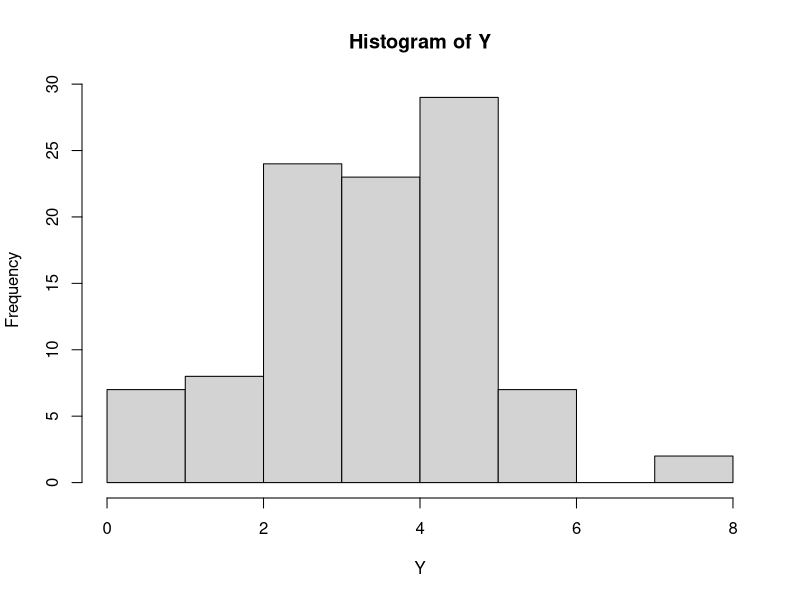
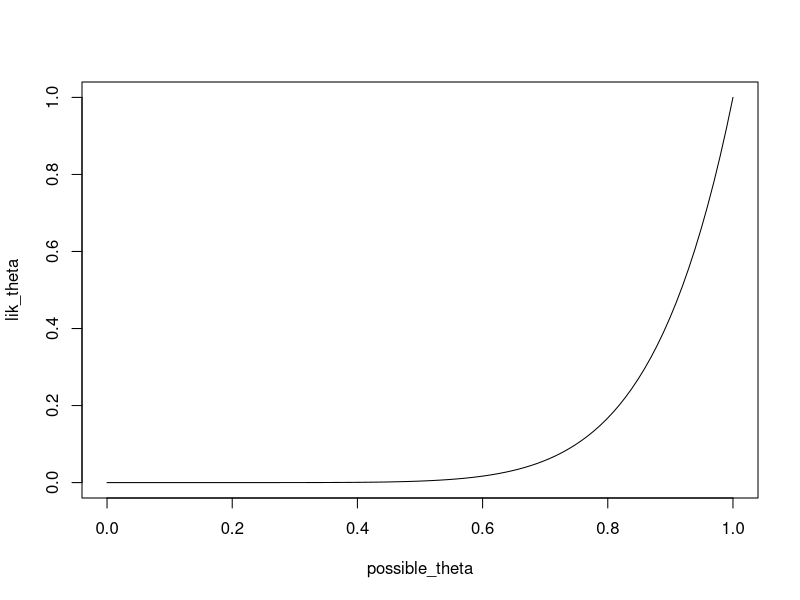

Generate these figures, in order, with R:
## ---- chunk 1
set.seed(4638)
Y <- rbinom(n=100, size=8, prob=0.5)
Y
## ---- chunk 2
hist(Y, breaks=8)
## ---- chunk 3
possible_theta <- seq(0,1,length=100)
lik_theta <- dbinom(8,size=8,possible_theta)
plot(x=possible_theta,y=lik_theta,type="l")
## ---- chunk 4
theta_est <- Y/8
## ---- chunk 5
binom.test(x=8, n = 8, p = 0.5)
## ---- chunk 6
binom.test(x=8, n = 8, p = 0.5, alternative = "greater")
